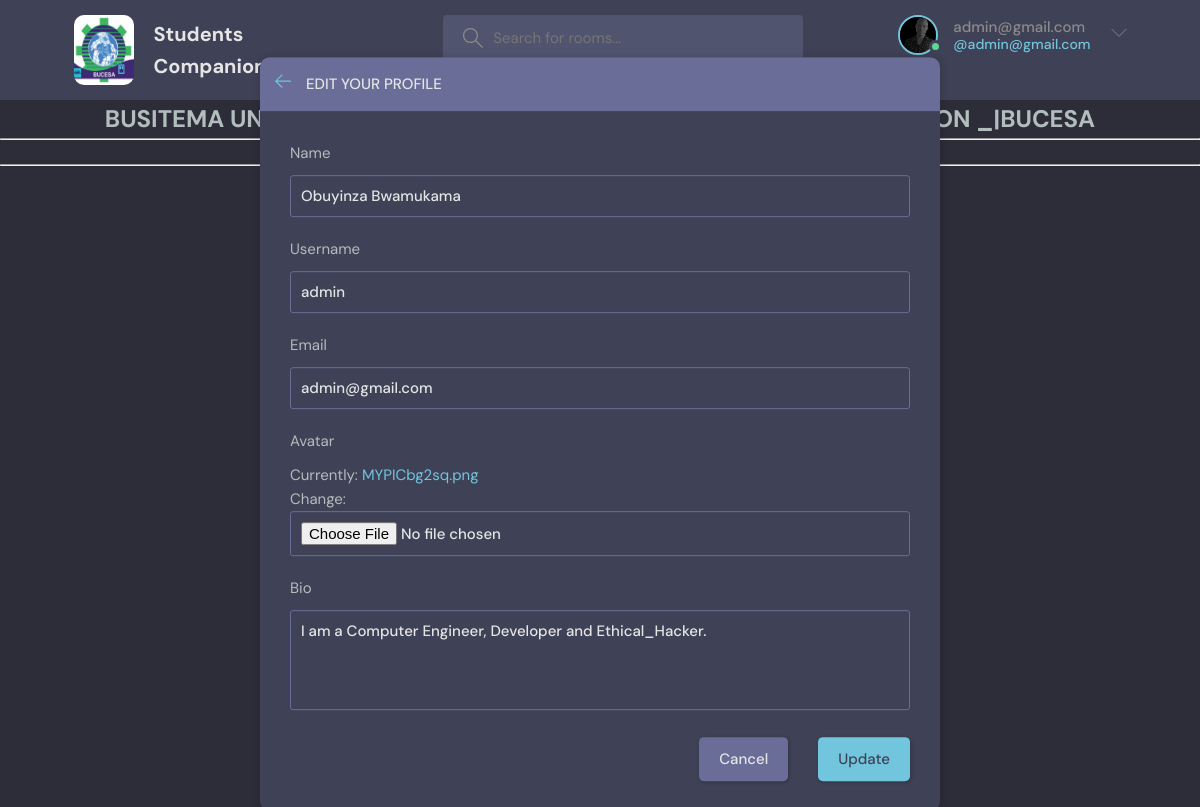
The app's page /updateUser/ (signed in) with its own data.
### base/models.py (models this page shows)
class User(AbstractUser):
    name = models.CharField(max_length=200, null=True)
    email = models.EmailField(unique=True, null=True)
    bio = models.TextField(null=True)
    avatar = models.ImageField(null=True, default="avatar.svg")
    USERNAME_FIELD = 'email'
    REQUIRED_FIELDS = []

### base/views.py (the view)
# urls.py: path('updateUser/', views.updateUser, name= 'updateuser'),
@login_required(login_url='loginpage')
def updateUser(request):
    user = request.user
    form = UserForm(instance=user)
    if request.method == 'POST':
        form = UserForm(request.POST, request.FILES, instance=user)
        if form.is_valid():
            form.save()
            return redirect('userprofile' , pk=user.id)
    context = { 'form':form}
    return render (request, 'base/update-user.html' , context)

### base/forms.py
class UserForm(ModelForm):
    class Meta:
        model = User
        fields = [ 'name', 'username', 'email','avatar', 'bio' ]

### base/templates/base/update-user.html (shortened to what this page needs)
{% extends 'main.html' %}
{% block content %}
    <main class="update-account layout">
        <div class="container">
            <div class="layout__box">
                <div class="layout__boxHeader">
                    <div class="layout__boxTitle">
                        <a href="{{request.META.HTTP_REFERER}}">
                            <svg version="1.1" xmlns="http://www.w3.org/2000/svg" width="32" height="32"
                                viewBox="0 0 32 32">
                                <title>arrow-left</title>
                                <path
                                    d="M13.723 2.286l-13.723 13.714 13.719 13.714 1.616-1.611-10.96-10.96h27.625v-2.286h-27.625l10.965-10.965-1.616-1.607z">
                                </path>
                            </svg>
                        </a>
                        <h3>Edit your profile</h3>
                    </div>
                </div>
                <div class="layout__body">
                    <form class="form" action="" method="POST" enctype="multipart/form-data">
                      {% for field in form %}
                        <div class="form__group">
                            <label for="{{field.label}}">{{field.label}}</label>
                           {{field}}
                        </div>
                        {% endfor %}
                        <div class="form__action">
                            <a class="btn btn--dark" href="{{request.META.HTTP_REFERER}}">Cancel</a>
                            <button class="btn btn--main" type="submit">Update</button>
                        </div>
                    </form>
                </div>
            </div>
        </div>
    </main>
{% endblock content %}

### templates/nav.html (shortened to what this page needs)
{% load static %}
<header class="header header--loggedIn">
    <div class="container">
      <a href="{% url 'home' %}" class="header__logo">
        <img src="{% static 'images/bucesa.jpg' %}"  style="width: 60px; height: 70px; border-radius: 10px;"/>
        <h1>Students Companion</h1>
      </a>
      <form class="header__search" method = 'GET' action="{% url 'home' %}">
        <label>
          <input name ="q" placeholder="Search for rooms..." />
        </label>
      </form>
      <nav class="header__menu">
        {% if request.user.is_authenticated %}
        <div class="header__user">
          <a href="{% url 'userprofile' user.id %}">
            <div class="avatar avatar--medium active">
              <img src="{{user.avatar.url}}" />
            </div>
            <p>{{request.user }}<span>@{{request.user}}</span></p>
          </a>
          <button class="dropdown-button">
            <svg version="1.1" xmlns="http://www.w3.org/2000/svg" width="32" height="32" viewBox="0 0 32 32">
              <title>chevron-down</title>
              <path d="M16 21l-13-13h-3l16 16 16-16h-3l-13 13z"></path>
            </svg>
          </button>
        </div>
        {% else %}
        <a href="{% url 'loginpage' %}">
          <img src="{% static 'images/avatar.svg' %}" />
          <p>Login</p>
        </a>
        {% endif %}
      </nav>
    </div>
  </header>
<h2 style="text-align: center; font-weight: bold; font-size: x-large;">BUSITEMA UNIVERSITY COMPUTER ENGINEERING STUDENT'S ASSOCIATION   _|BUCESA</h2>

### records on screen
User: avatar (picture), user "admin@gmail.com", form "Obuyinza Bwamukama" "admin" "admin@gmail.com" "I am a Computer Engineer, Developer and Ethical_Hacker."

### other values on screen
{{ field.label }} "Name" "Username" "Email" "Avatar" "Bio"
